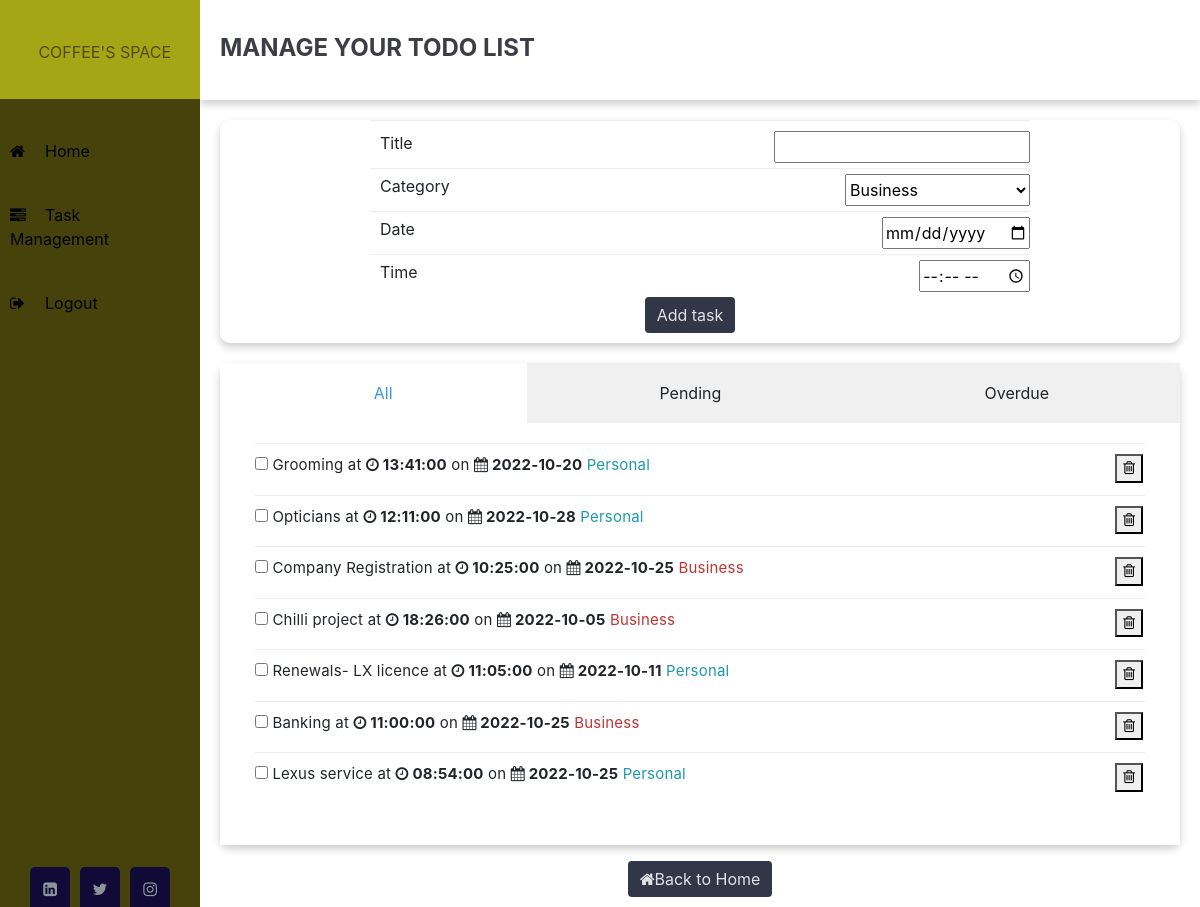
Page /create-task (signed in) on the committed database.
### core/auth/models.py (models this page shows, shortened)
class User(UserMixin, db.Model):
    __tablename__ = 'user'
    id = db.Column(db.Integer, primary_key=True)
    username = db.Column(db.String(64), index=True, unique=True)
    email = db.Column(db.String(120), index=True, unique=True)
    password_hash = db.Column(db.String(128))
    todo = db.relationship('Todo', backref='author', lazy='dynamic')

### core/models.py (models this page shows, shortened)
class Todo(db.Model):
    id = db.Column(db.Integer, primary_key=True)
    title = db.Column(db.String(140))
    date = db.Column(db.Date())
    time = db.Column(db.Time())
    category= db.Column(db.String, db.ForeignKey('category.id'))
    user_id = db.Column(db.Integer, db.ForeignKey('user.id'))

### core/task/views.py (the view, shortened to what this page needs)
@task.route('/create-task', methods=['GET', 'POST'])
@login_required #new line
def tasks():
    check= None
    user = current_user #new line
    todo= Todo.query.filter_by(author=user) #new line
    date= datetime.now()
    now= date.strftime("%Y-%m-%d")
    form= TaskForm()
    form.category.choices =[(category.id, category.name) for category in Category.query.all()]
    return render_template('task/tasks.html', title='Create Tasks', form=form, todo=todo, DateNow=now, check=check)

### core/task/forms.py
class TaskForm(FlaskForm):
    title = StringField('Title', validators=[DataRequired()])
    category = SelectField('Category', coerce=int , validators=[DataRequired()])
    date = DateField('Date', format='%Y-%m-%d' , validators=[DataRequired()])
    time = TimeField('Time', format='%H:%M' , validators=[DataRequired()])
    submit = SubmitField('Add task')

### core/auth/models.py (called while the page is built)
@login.user_loader
def load_user(id):
    return User.query.get(int(id))

### core/task/templates/task/tasks.html (shortened to what this page needs)
{% extends "base.html" %}
{% block content %}
<div django-app="TaskManager" class="task_content categories" >
    <div class="">
            <div class="content">
                    <div class="welcome">
                        <span class="welcome-text">Manage Your ToDo List</span>
                    </div>
    <form action="" method="post" novalidate>
        <div class="inputContainer Task">
            {{ form.title.label }}<br>
            {{ form.title(size=20) }}
        </div>
        <div class="inputContainer choice ">
            {{ form.category.label}}<br>
            {{ form.category}}
        </div>
        <div class="inputContainer  date ">
            {{ form.date.label }}<br>
            {{ form.date }}
        </div>
        <div class="inputContainer  time">
            {{ form.time.label }}<br>
            {{ form.time }}
        </div>
        <div class="buttons">
            {{ form.submit(class="taskAdd btn") }}
        </div>
    </form>
      <form action="" method="post">
        <div class="tabs effect-1">
          <span>All</span>
          <span>Pending</span>
          <span>Overdue</span>
        <div class="tab-content">
            <section id="tab-item-1">
                <ul class="taskList">
                    {% for todo in todo %}
                    <li class="currentTaskItem">
                        <input type="checkbox" class="taskCheckbox" name="checkedbox" id="{{ todo.id }}" value="{{ todo.id }}" >
                        <label for="{{ todo.id }}"><span class="complete-">{{ todo.title }}</span></label>
                        <span class="taskDone" >at</span>
                        <strong class="taskDone"><i class="fa fa-clock-o"></i> {{ todo.time }}</strong>
                        <span class="taskDone" >on</span>
                        <strong class="taskDatee taskDone"><i class="fa fa-calendar"></i> {{ todo.date }}</strong>
                        <span class="categorypage-{{ todo.category }}">{{ todo.category }}</span>
                        <button class="taskDelete " name="taskDelete" formnovalidate="" type="submit" ><i class="fa fa-trash-o icon"></i></button>
                    </li>
                    {% endfor %}
                </ul>
            </section>
          </div>
         </div>
        </form>
        </div>
    </div>
    <div class="done">
    <a href="{{url_for('home.homepage')}}" class="btn btn-primary mt-3"> <i class="fa fa-home"></i>Back to Home </a>
    </div>
</div>
{% endblock %}

### core/templates/sidebar.html (shortened to what this page needs)
<div id="mySidebar" class="sidebar">
	<div class="top-sidebar">
	  &nbsp;{{current_user.username}}'s Space
	</div>
	<ul>
	  <li><a class=" {% if request.url_rule.endpoint == 'home.homepage' %} active {% endif %}" href="{{url_for('home.homepage')}}"><i class="fa fa-home"></i>Home</a></li>
	  <li><a class=" {% if request.url_rule.endpoint == 'task.tasks' %} active {% endif %}" href="{{url_for('task.tasks')}}"><i class="fa fa-tasks"></i>Task Management</a></li>
	  <li><a href="{{url_for('auth.logout')}}"><i class="fa fa-sign-out"></i>Logout</a></li>
	</ul>
	<div class="social_media">
	  <a href="https://www.linkedin.com"><i class="fa fa-linkedin-square"></i></a>
	  <a href="https://twitter.com"><i class="fa fa-twitter"></i></a>
	  <a href="https://www.instagram.com"><i class="fa fa-instagram"></i></a>
	</div>
  </div>

### core/static/styles.css (style rules this page uses)
*, *:before, *:after { -webkit-box-sizing: border-box; -moz-box-sizing: border-box; box-sizing: border-box; }
body { padding: 0; margin: 0; font-family: 'Nunito', sans-serif; list-style: none; text-decoration: none; min-height: 100vh; overflow-x: hidden; }
ul { list-style-type: none; }
.wrapper .sidebar { width: 200px; height: 100%; background: #45420c; padding-left: 0px; padding-right: 0px; padding-bottom: 30px; position: fixed; overflow-x: hidden; }
.wrapper .sidebar .top-sidebar { color: rgba(54, 51, 10, 0.773); background: #dddd1ba3; margin-bottom: 20px; padding: 40px 0px 35px 5px; text-transform: uppercase; text-align: center; }
.wrapper .sidebar ul { padding-left: 0px; }
.wrapper .sidebar ul li { padding: 20px 20px 20px 10px; }
.wrapper .sidebar ul li .active { color: #000205; }
.wrapper .sidebar ul li a { color: #000205; display: block; }
.wrapper .sidebar ul li a .fa { width: 35px; }
.wrapper .sidebar .social_media { position: absolute; bottom: 0; left: 50%; transform: translateX(-50%); display: flex; }
.wrapper .sidebar .social_media a { display: block; width: 40px; background: #110a37; height: 40px; line-height: 45px; text-align: center; margin: 0 5px; color: #8f939b; border-top-left-radius: 5px; border-top-right-radius: 5px; }
.wrapper .main_content, .wrapper .task_content { width: 100%; margin-left: 200px; }
.wrapper .main_content .welcome, .wrapper .task_content .welcome { box-shadow: 0 4px 8px 0 rgba(0,0,0,0.2); transition: 0.3s; width: 100%; height:100px; padding: 30px 0px 0px 20px; margin-bottom: 20px; }
.welcome-text { color: #3d3d46; text-transform: uppercase; font-size: 1.5rem; font-weight: bold; }
.taskAdd { margin-bottom:10px; margin-right: 20px; }
.buttons { text-align:center; margin-bottom: 20px; }
.done { text-align: center; margin-bottom: 10px; }
.taskDelete { float: right; margin-right: 2px; }
.taskList { padding: 0 15px; padding-bottom: 5px; }
.currentTaskItem, .overdueTaskItem { border-top: 1px solid #ebecf0; padding: 10px 0; font-size: 15px; letter-spacing: 0.2px; }
.taskList .taskDatee { text-transform: uppercase; }
.categoryy-Personal, .categorypage-Personal { color: #1D99AA; }
.categoryy-Business, .categorypage-Business { color: #C13434; }
.btn { color: #e2e1e6 !important; background-color: rgb(50, 54, 71) !important; padding: .75rem 1.5rem; border-radius: .5rem; text-decoration: none; font-size: .9rem; outline: none; border: none !important; cursor: pointer; }
.inputContainer { border-top: 1px solid #ebecf0; padding-bottom: 5px; padding-top: 5px; padding-left: 10px; margin-left: 150px; margin-right: 150px; display: flex; justify-content: space-between; }
.inputContainer select { width:185px; }
.content form { box-shadow: 0 4px 8px 0 rgb(0 0 0 / 20%); margin: 0px 20px; border-radius: 10px; }
.categories .time { padding-bottom: 5px; }
.categories .date { padding-bottom: 5px; }
form .Task { padding-top: 10px; }
form { border-radius: .5rem; margin-bottom: 10px; margin-left: 50px; margin-right: 50px; }
.tabs { background: #fff; position: relative; }
.tabs > input, .tabs > span { width: 20%; height: 60px; line-height: 60px; position: absolute; top: 0; }
.tabs > span { background: #f0f0f0; text-align: center; overflow: hidden; }
.tabs > span i, .tabs > span { -webkit-transition: all .5s; -moz-transition: all .5s; -o-transition: all .5s; transition: all .5s; }
.tabs > input:checked + span { background: #fff; }
.tabs > input:checked + span, .tabs > input:hover + span { color: #3498DB; }
#tab-1, #tab-1 + span { left: 0; width:34%; }
#tab-2, #tab-2 + span { left: 32%; width:34%; }
#tab-3, #tab-3 + span { left: 66%; width:34%; }
.tab-content { padding: 80px 20px 20px; width: 100%; min-height: 200px; }
.tab-content section { width: 100%; display: none; }
#tab-1:checked ~ .tab-content #tab-item-1 { display: block; }
.effect-1 > input:checked + span { background: #fff; }

### rows in the picture
User: username "COFFEE"
Todo: title "Grooming", time "13:41:00", date "2022-10-20", category "Personal"
Todo: title "Opticians", time "12:11:00", date "2022-10-28", category "Personal"
Todo: title "Company Registration", time "10:25:00", date "2022-10-25", category "Business"
Todo: title "Chilli project", time "18:26:00", date "2022-10-05", category "Business"
Todo: title "Renewals- LX licence", time "11:05:00", date "2022-10-11", category "Personal"
Todo: title "Banking", time "11:00:00", date "2022-10-25", category "Business"
Todo: title "Lexus service", time "08:54:00", date "2022-10-25", category "Personal"
